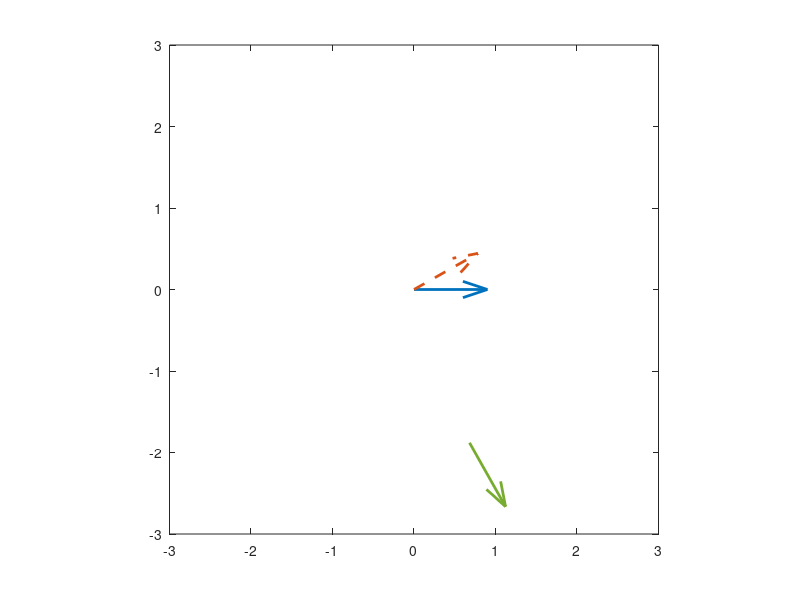
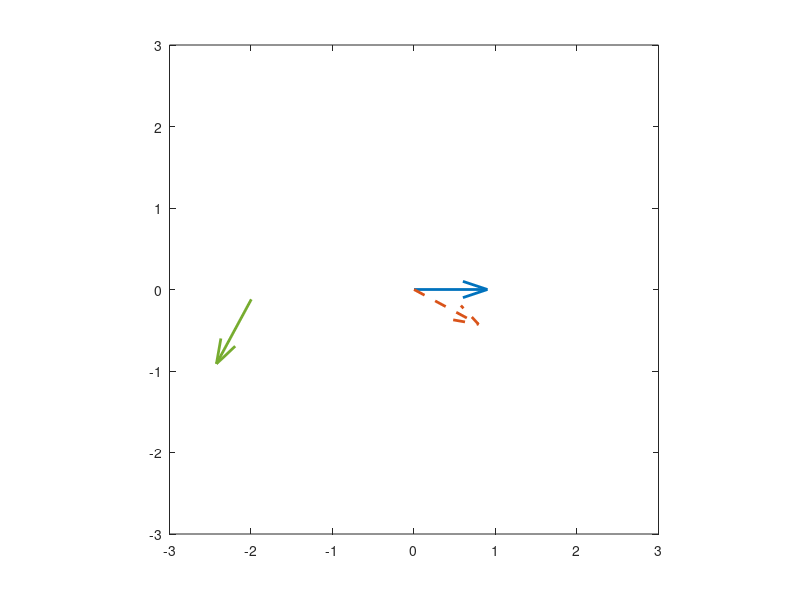
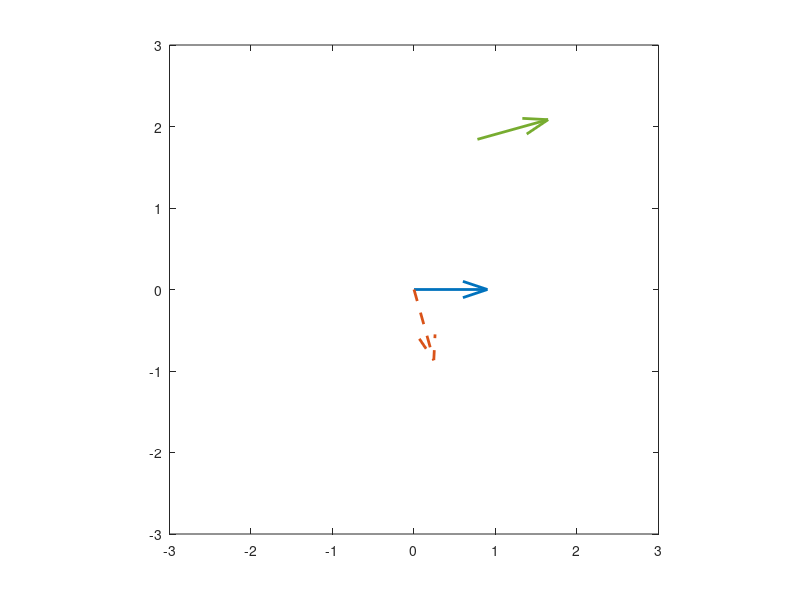
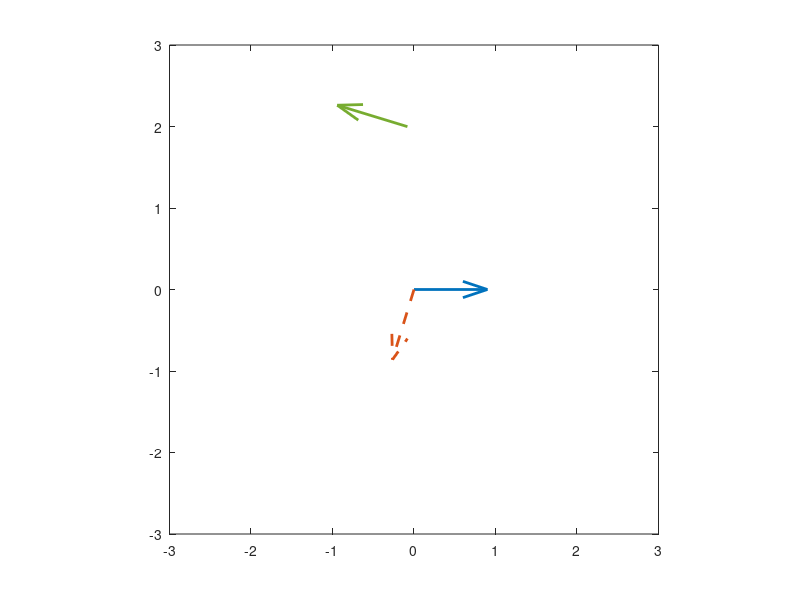

The MATLAB source for these figures, in order:
clear
close all
clc

%% Load Data

load('evasionData.mat')

%% Sort Data

phi = data.Phi(isfinite(data.U));
u   = data.U(isfinite(data.U));
v   = data.V(isfinite(data.U))*0.01;
lam = data.Lambda(isfinite(data.U));
theta = data.Delta(isfinite(data.U));

%% favorable sample for S2

% phi_2 = phi(abs(cos(phi - theta + pi)-1)<0.00001);
% lam_2 = lam(abs(cos(phi - theta + pi)-1)<0.00001);
% theta_2 = theta(abs(cos(phi - theta + pi)-1)<0.00001);
% 
% phi = phi_2;
% lam = lam_2;
% theta = theta_2;
%% favorable sample for S3

phi_select = phi(abs(cos(phi + lam - theta + pi - sign(lam)*pi/2)-1)<0.000005);
lam_select = lam(abs(cos(phi + lam - theta + pi - sign(lam)*pi/2)-1)<0.000005);
theta_select = theta(abs(cos(phi + lam - theta + pi - sign(lam)*pi/2)-1)<0.000005);
%%

for k = 1:length(lam_select)
    figure,quiver(0,0,1,0,'LineWidth',2);
    hold on;
    quiver(2*cos(phi_select(k)), 2*sin(phi_select(k)), cos(phi_select(k)+lam_select(k)),sin(phi_select(k)+lam_select(k)),'LineWidth',2);
    quiver(0,0,cos(theta_select(k)),sin(theta_select(k)),'LineWidth',2,'LineStyle','--');
    xlim([-3,3]);
    ylim([-3,3]);
    axis equal;
end